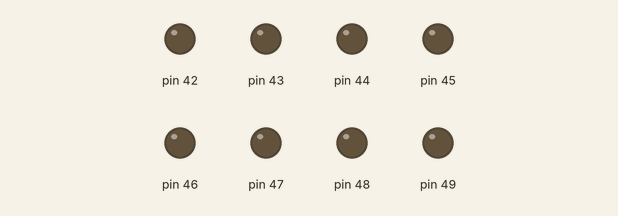
This sketch was run on a simulated Arduino Mega 2560, built with avr-gcc and run on an emulated ATmega2560. Parts: output pins drawn as LEDs (lit = HIGH).

Above: at 0.02 s.
At 1.87 s:
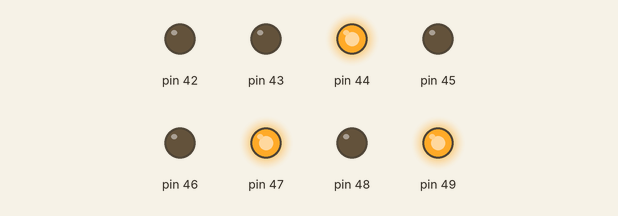
At 3.72 s:
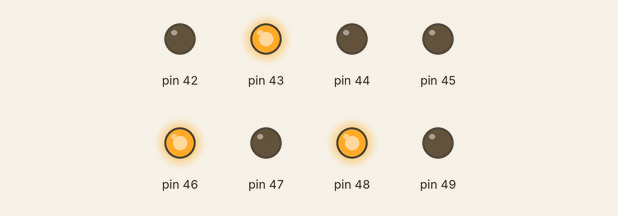
At 7.47 s:
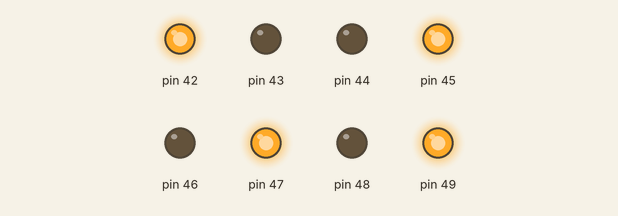
At 11.22 s:
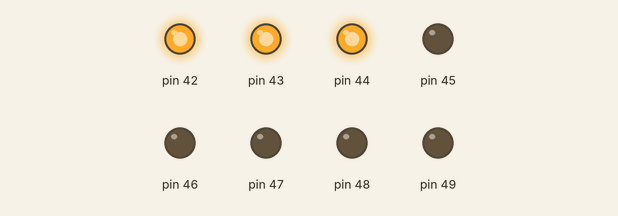
At 14.97 s:
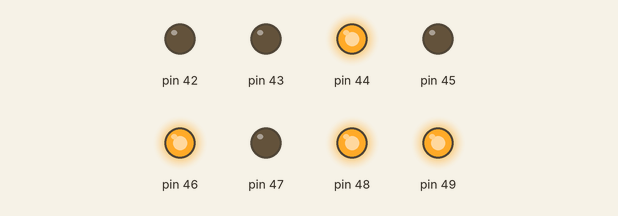
Timing chart, 0 to 16.6 s (numbered marks = the images above):
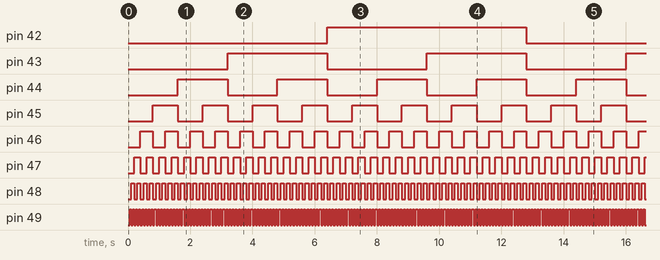

The sketch:

direct_write_test.ino
```cpp
//
//  This only works on an Arduino Mega2560, since it assumes the following:
//
//  Port L is address 0x10B
//  The port L pins map to these Arduino pins:
//    0 : 49
//    1 : 48
//    2 : 47
//    3 : 46
//    4 : 45
//    5 : 44
//    6 : 43
//    7 : 42
//
//  Apparently, the Arduino designers wished the world were big-endian (:-).
//
//  I chose port L because its pins have no other uses.  Other possibilities:
//
//  Port A - bits 0 to 7 are pins 22 to 29 respectively
//  Port C - bits 0 to 7 are pins 37 to 30 respectively (backwards)
//  Port F - bits 0 to 7 are pins 54 to 61 respectively
//  Port K - bits 0 to 7 are pins 62 to 69 respectively
//
//  F and K have the advantage of being nicely lined up at the bottom of
//  the board.
//  Ports A, C, F, and K also have other uses, such as analog I/O,
//  communication, and the external memory interface.


byte * const PORT_L = reinterpret_cast<byte *>(0x10B);

void setup()
{
  Serial.begin(9600);

  pinMode(49, OUTPUT);
  pinMode(48, OUTPUT);
  pinMode(47, OUTPUT);
  pinMode(46, OUTPUT);
  pinMode(45, OUTPUT);
  pinMode(44, OUTPUT);
  pinMode(43, OUTPUT);
  pinMode(42, OUTPUT);
}

byte led = 0;

void show_value(byte value)
{
  for (int i = 0; i < 8; i++)
  {
    byte mask = 1 << i;
    digitalWrite(49-i, value & mask ? HIGH : LOW);
  }
}

void show_value_fast(byte value)
{
  *PORT_L = value;
}

void loop()
{
//  Serial.print("LED = ");
//  Serial.println(led);
  show_value_fast(led++);
  delay(50);
}
```

Measured:
- by itself, pin 42: alternates HIGH for 6.4 s and LOW for 6.4 s
- by itself, pin 43: alternates HIGH for 3.2 s and LOW for 3.2 s
- by itself, pin 44: alternates HIGH for 1.6 s and LOW for 1.6 s
- by itself, pin 45: alternates HIGH for 0.80 s and LOW for 0.80 s
- by itself, pin 46: alternates HIGH for 0.40 s and LOW for 0.40 s
- by itself, pin 47: alternates HIGH for 0.20 s and LOW for 0.20 s
- by itself, pin 48: alternates HIGH for 0.10 s and LOW for 0.10 s
- by itself, pin 49: alternates HIGH for 0.05 s and LOW for 0.05 s
